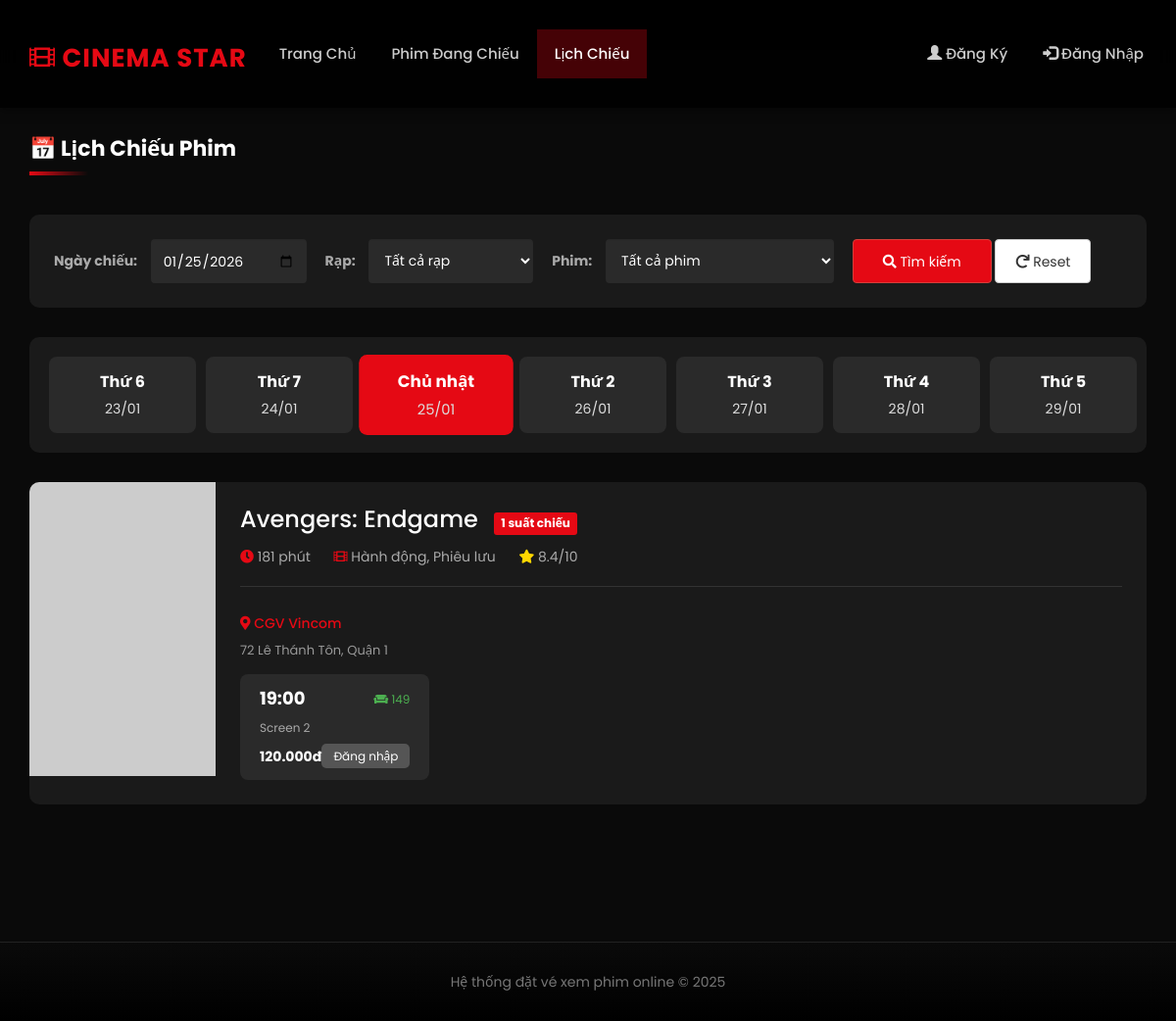
/schedule.php?date=2026-01-25, run on an earlier commit of the app's database.
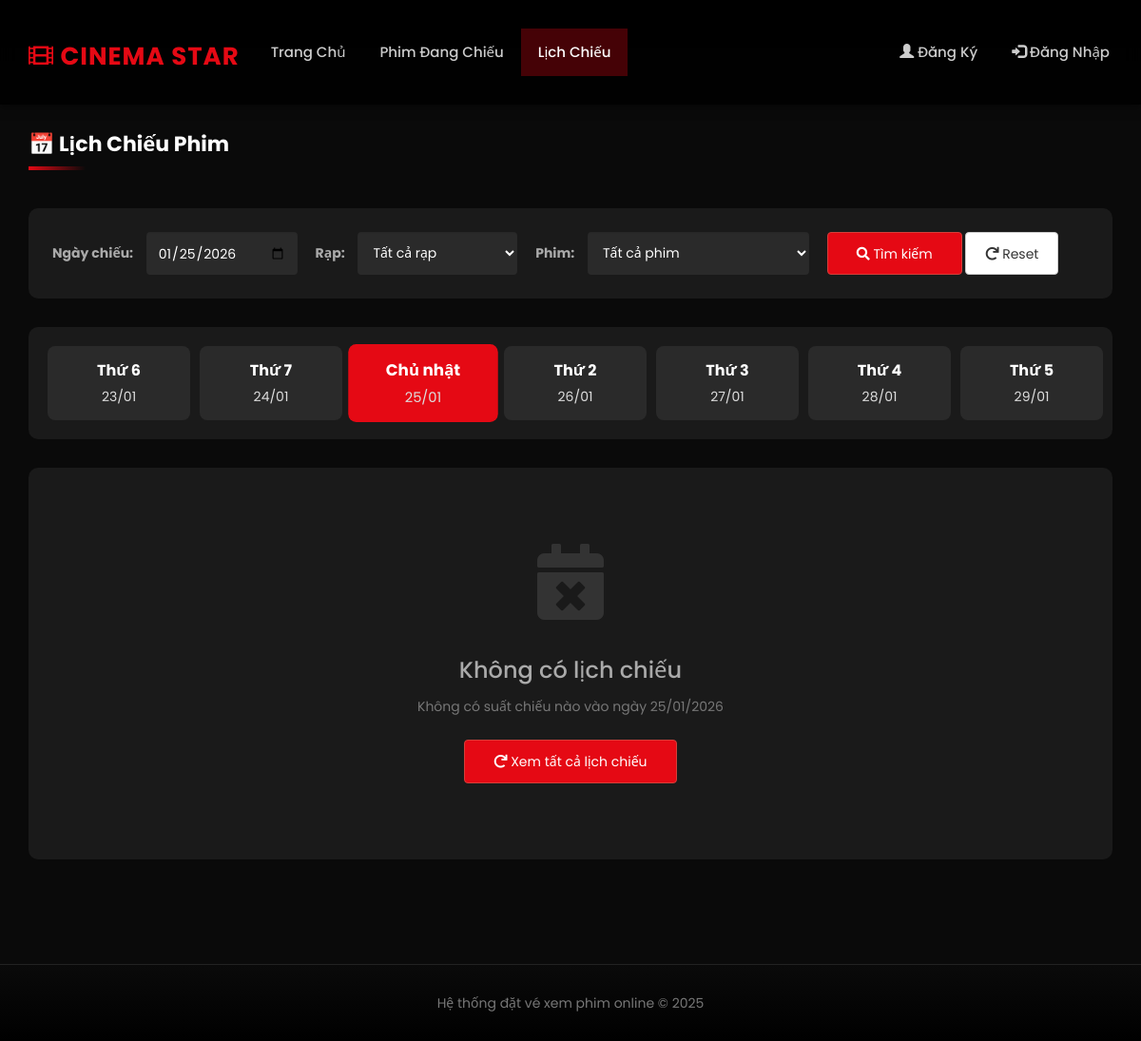
And on a later commit of the database.
### tables this page shows
CREATE TABLE IF NOT EXISTS `tbl_movie` (
  `movie_id` int(11) NOT NULL AUTO_INCREMENT,
  `movie_name` varchar(200) NOT NULL,
  `director` varchar(100) DEFAULT NULL,
  `cast` text DEFAULT NULL,
  `description` text DEFAULT NULL,
  `image` varchar(500) DEFAULT NULL,
  `video_url` varchar(500) DEFAULT NULL,
  `duration` int(11) DEFAULT NULL COMMENT 'Thời lượng phim (phút)',
  `genre` varchar(100) DEFAULT NULL,
  `release_date` date DEFAULT NULL,
  `rating` decimal(3,1) DEFAULT 0.0,
  `status` enum('coming_soon','now_showing','ended') DEFAULT 'now_showing',
  `created_at` timestamp NOT NULL DEFAULT current_timestamp(),
  PRIMARY KEY (`movie_id`)
);

CREATE TABLE IF NOT EXISTS `tbl_screenings` (
  `screening_id` int(11) NOT NULL AUTO_INCREMENT,
  `movie_id` int(11) NOT NULL,
  `theatre_id` int(11) NOT NULL,
  `screen_name` varchar(50) DEFAULT NULL,
  `show_date` date NOT NULL,
  `show_time` time NOT NULL,
  `price` decimal(10,2) DEFAULT 0.00,
  `available_seats` int(11) DEFAULT 100,
  PRIMARY KEY (`screening_id`),
  KEY `movie_id` (`movie_id`),
  KEY `theatre_id` (`theatre_id`)
);

CREATE TABLE IF NOT EXISTS `tbl_theatre` (
  `id` int(11) NOT NULL AUTO_INCREMENT,
  `name` varchar(100) NOT NULL,
  `address` varchar(255) DEFAULT NULL,
  `city` varchar(50) DEFAULT NULL,
  `phone` varchar(20) DEFAULT NULL,
  `total_screens` int(11) DEFAULT 1,
  PRIMARY KEY (`id`)
);

### schedule.php (the view, shortened to what the changed rows need)
<?php include('header.php'); ?>
<div class="container" style="margin-top: 30px; margin-bottom: 50px;">
    <h2 class="section-title">📅 Lịch Chiếu Phim</h2>
    <div style="background: #1a1a1a; padding: 20px; border-radius: 10px; margin-bottom: 30px; overflow-x: auto;">
        <div style="display: flex; gap: 10px; min-width: max-content;">
            <?php
            for($i = 0; $i < 7; $i++) {
                $day = date('Y-m-d', strtotime("+$i days"));
                $day_name = date('l', strtotime($day));
                $day_names = [
                    'Monday' => 'Thứ 2',
                    'Tuesday' => 'Thứ 3',
                    'Wednesday' => 'Thứ 4',
                    'Thursday' => 'Thứ 5',
                    'Friday' => 'Thứ 6',
                    'Saturday' => 'Thứ 7',
                    'Sunday' => 'Chủ nhật'
                ];
                $is_active = (isset($_GET['date']) && $_GET['date'] == $day) || (!isset($_GET['date']) && $i == 0);
                $active_style = $is_active ? 'background: #e50914; transform: scale(1.05);' : 'background: #2a2a2a;';
            ?>
            <a href="?date=<?php echo $day; ?><?php echo isset($_GET['theatre']) ? '&theatre='.$_GET['theatre'] : ''; ?><?php echo isset($_GET['movie']) ? '&movie='.$_GET['movie'] : ''; ?>"
               style="flex: 0 0 150px; <?php echo $active_style; ?> padding: 15px; border-radius: 8px; text-align: center; text-decoration: none; transition: all 0.3s;">
                <div style="color: #fff; font-weight: bold; font-size: 16px; margin-bottom: 5px;">
                    <?php echo $day_names[$day_name]; ?>
                </div>
                <div style="color: #ddd; font-size: 14px;">
                    <?php echo date('d/m', strtotime($day)); ?>
                </div>
            </a>
            <?php } ?>
        </div>
    </div>
    <?php
    $where = "WHERE s.show_date >= CURDATE()";
    $selected_date = isset($_GET['date']) ? mysqli_real_escape_string($con, $_GET['date']) : date('Y-m-d');
    $where .= " AND s.show_date = '$selected_date'";
    $movies_with_schedule = mysqli_query($con, "
        SELECT DISTINCT m.*,
               (SELECT COUNT(*) FROM tbl_screenings WHERE movie_id = m.movie_id AND show_date = '$selected_date') as screening_count
        FROM tbl_movie m
        JOIN tbl_screenings s ON m.movie_id = s.movie_id
        $where
        ORDER BY m.movie_name
    ");
    if(mysqli_num_rows($movies_with_schedule) > 0) {
        while($movie = mysqli_fetch_array($movies_with_schedule)) {
    ?>
    <div style="background: #1a1a1a; border-radius: 10px; margin-bottom: 30px; overflow: hidden;">
        <div class="row" style="margin: 0;">
            <div class="col-md-2" style="padding: 0;">
                <img src="<?php echo $movie['image']; ?>" style="width: 100%; height: 100%; object-fit: cover; min-height: 300px;" onerror="this.src='https://via.placeholder.com/200x300?text=No+Image';">
            </div>
            <div class="col-md-10" style="padding: 25px;">
                <h3 style="color: #fff; margin-top: 0; margin-bottom: 15px;">
                    <?php echo htmlspecialchars($movie['movie_name']); ?>
                    <span class="label label-danger" style="background: #e50914; font-size: 12px; margin-left: 10px;">
                        <?php echo $movie['screening_count']; ?> suất chiếu
                    </span>
                </h3>
                <div style="margin-bottom: 20px;">
                    <span style="color: #aaa; margin-right: 20px;">
                        <i class="fas fa-clock" style="color: #e50914;"></i>
                        <?php echo $movie['duration']; ?> phút
                    </span>
                    <span style="color: #aaa; margin-right: 20px;">
                        <i class="fas fa-film" style="color: #e50914;"></i>
                        <?php echo htmlspecialchars($movie['genre']); ?>
                    </span>
                    <span style="color: #aaa;">
                        <i class="fas fa-star" style="color: #ffd700;"></i>
                        <?php echo $movie['rating']; ?>/10
                    </span>
                </div>
                <?php
                $screenings_by_theatre = mysqli_query($con, "
                    SELECT s.*, t.name as theatre_name, t.address
                    FROM tbl_screenings s
                    JOIN tbl_theatre t ON s.theatre_id = t.id
                    WHERE s.movie_id = '{$movie['movie_id']}' AND s.show_date = '$selected_date'
                    " . (isset($_GET['theatre']) && !empty($_GET['theatre']) ? "AND s.theatre_id = '{$_GET['theatre']}'" : "") . "
                    ORDER BY t.name, s.show_time
                ");
                $current_theatre = '';
                while($screening = mysqli_fetch_array($screenings_by_theatre)) {
                    if($current_theatre != $screening['theatre_name']) {
                        $current_theatre = $screening['theatre_name'];
                ?>
                <div style="border-top: 1px solid #333; padding-top: 20px; margin-top: 20px;">
                    <h5 style="color: #e50914; margin-bottom: 10px;">
                        <i class="fas fa-map-marker-alt"></i> <?php echo htmlspecialchars($screening['theatre_name']); ?>
                    </h5>
                    <p style="color: #999; font-size: 13px; margin-bottom: 15px;">
                        <?php echo htmlspecialchars($screening['address']); ?>
                    </p>
                    <div style="display: flex; flex-wrap: wrap; gap: 10px;">
                <?php } ?>
                <div style="background: #2a2a2a; border-radius: 8px; padding: 12px 20px; min-width: 180px; transition: all 0.3s;"
                     onmouseover="this.style.background='#e50914'; this.style.transform='translateY(-3px)';"
                     onmouseout="this.style.background='#2a2a2a'; this.style.transform='translateY(0)';">
                    <div style="display: flex; justify-content: space-between; align-items: center; margin-bottom: 8px;">
                        <span style="color: #fff; font-size: 18px; font-weight: bold;">
                            <?php echo date('H:i', strtotime($screening['show_time'])); ?>
                        </span>
                        <span style="color: <?php echo $screening['available_seats'] > 50 ? '#4CAF50' : ($screening['available_seats'] > 20 ? '#FF9800' : '#f44336'); ?>; font-size: 12px;">
                            <i class="fas fa-couch"></i> <?php echo $screening['available_seats']; ?>
                        </span>
                    </div>
                    <div style="font-size: 12px; color: #aaa; margin-bottom: 8px;">
                        <?php echo htmlspecialchars($screening['screen_name']); ?>
                    </div>
                    <div style="display: flex; justify-content: space-between; align-items: center;">
                        <span style="color: #fff; font-weight: bold;">
                            <?php echo number_format($screening['price'], 0, ',', '.'); ?>đ
                        </span>
                        <?php if(isset($_SESSION['user'])) { ?>
                            <a href="booking.php?screening_id=<?php echo $screening['screening_id']; ?>"
                               style="background: rgba(255,255,255,0.2); color: #fff; padding: 4px 12px; border-radius: 5px; font-size: 12px; text-decoration: none; font-weight: bold;">
                                ĐẶT VÉ
                            </a>
                        <?php } else { ?>
                            <a href="login.php"
                               style="background: rgba(255,255,255,0.2); color: #fff; padding: 4px 12px; border-radius: 5px; font-size: 12px; text-decoration: none;">
                                Đăng nhập
                            </a>
                        <?php } ?>
                    </div>
                </div>
                <?php
                }
                echo '</div></div>';
                ?>
            </div>
        </div>
    </div>
    <?php
        }
    } else {
    ?>
    <div style="text-align: center; padding: 80px 20px; background: #1a1a1a; border-radius: 10px;">
        <i class="fas fa-calendar-times" style="font-size: 80px; color: #333; margin-bottom: 20px;"></i>
        <h3 style="color: #aaa; margin-bottom: 15px;">Không có lịch chiếu</h3>
        <p style="color: #777; margin-bottom: 25px;">
            <?php
            if(isset($_GET['date'])) {
                echo 'Không có suất chiếu nào vào ngày ' . date('d/m/Y', strtotime($_GET['date']));
            } else {
                echo 'Hiện tại chưa có lịch chiếu nào phù hợp với bộ lọc của bạn';
            }
            ?>
        </p>
        <a href="schedule.php" class="btn btn-danger" style="background: #e50914; padding: 12px 30px;">
            <i class="fas fa-redo"></i> Xem tất cả lịch chiếu
        </a>
    </div>
    <?php } ?>
</div>
<?php include('footer.php'); ?>

What changed in the data, as far as the page shows it:
no longer on this page (row unchanged): tbl_movie: movie_name "Avengers: Endgame", screening_count "1", duration "181", genre "Hành động, Phiêu lưu", rating "8.4"
no longer on this page (row edited): tbl_screenings: theatre.name "CGV Vincom", theatre.address "72 Lê Thánh Tôn, Quận 1", show_time "19:00", available_seats "149", screen_name "Screen 2", price "120.000"
Also different on the page:
date('d/m/Y', strtotime($_GET['date'])): (not shown) → "25/01/2026"
text now shown: "Không có lịch chiếu Không có suất chiếu nào vào ngày Xem tất cả lịch chiếu"
